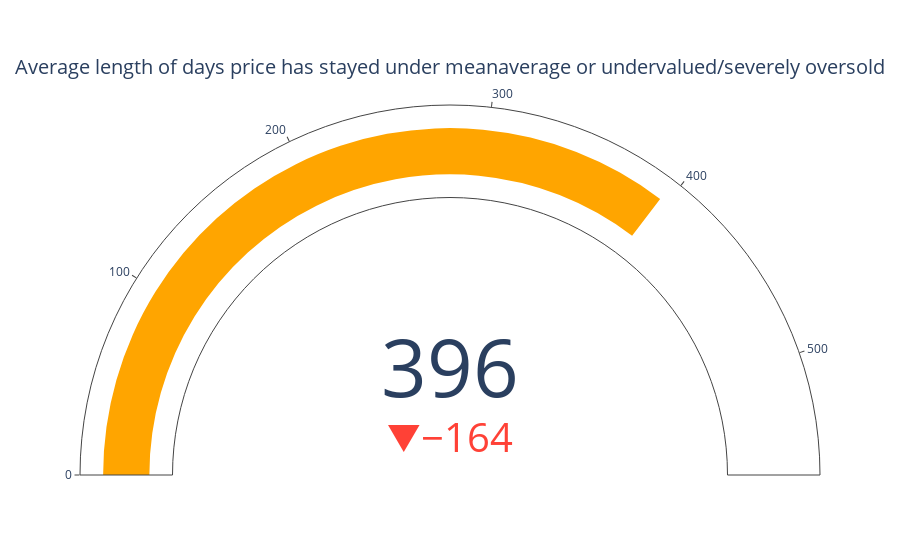

This figure's notebook cell:
### Code cell
import plotly.graph_objects as go

fig = go.Figure(go.Indicator(
    domain = {'x': [0, 1], 'y': [0, 1]},
    value = sincealltimehigh,
    mode = "gauge+number+delta",
    title = {'text': "Average length of days price has stayed under meanaverage or undervalued/severely oversold"},
      delta = {'reference': averageunder},
    gauge = {'axis': {'range': [None, averageunder],},
    'bar': {'color': "orange"},}))


fig.show()

### Figure 1 — Plotly figure (JSON) as saved in the notebook; plotly's stock layout.template omitted (floating-point values rounded to 4 significant figures)
{"data": [{"delta": {"reference": 560}, "domain": {"x": [0, 1], "y": [0, 1]}, "gauge": {"axis": {"range": [null, 560]}, "bar": {"color": "orange"}}, "mode": "gauge+number+delta", "title": {"text": "Average length of days price has stayed under meanaverage or undervalued/severely oversold"}, "type": "indicator", "value": 396}], "layout": {}}
